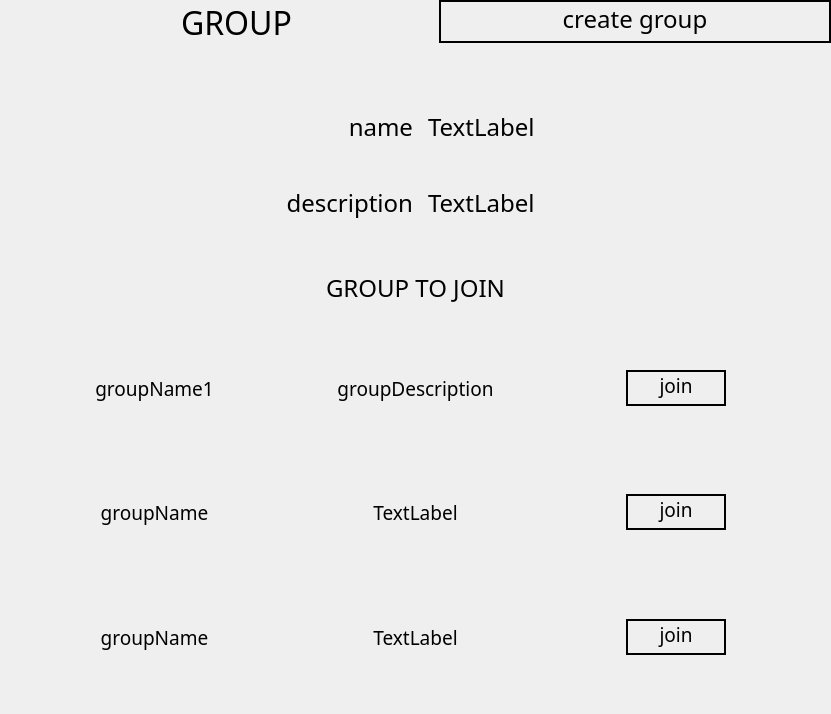
<?xml version="1.0" encoding="UTF-8"?>
<ui version="4.0">
 <class>MainWindow</class>
 <widget class="QWidget" name="MainWindow">
  <property name="geometry">
   <rect>
    <x>0</x>
    <y>0</y>
    <width>831</width>
    <height>714</height>
   </rect>
  </property>
  <property name="windowTitle">
   <string>MainWindow</string>
  </property>
  <layout class="QHBoxLayout" name="horizontalLayout_6">
   <property name="leftMargin">
    <number>0</number>
   </property>
   <property name="topMargin">
    <number>0</number>
   </property>
   <property name="rightMargin">
    <number>0</number>
   </property>
   <property name="bottomMargin">
    <number>0</number>
   </property>
   <item>
    <widget class="QWidget" name="widget" native="true">
     <layout class="QGridLayout" name="gridLayout" rowstretch="1,1,6">
      <property name="leftMargin">
       <number>0</number>
      </property>
      <property name="topMargin">
       <number>0</number>
      </property>
      <property name="rightMargin">
       <number>0</number>
      </property>
      <property name="bottomMargin">
       <number>0</number>
      </property>
      <item row="2" column="0" colspan="2">
       <widget class="QWidget" name="widget_12" native="true">
        <layout class="QVBoxLayout" name="verticalLayout_3">
         <item>
          <widget class="QWidget" name="widget_3" native="true">
           <layout class="QHBoxLayout" name="horizontalLayout_3">
            <item alignment="Qt::AlignHCenter|Qt::AlignTop">
             <widget class="QLabel" name="label_6">
              <property name="font">
               <font>
                <family>Poor Richard</family>
                <pointsize>18</pointsize>
               </font>
              </property>
              <property name="text">
               <string>GROUP TO JOIN</string>
              </property>
             </widget>
            </item>
           </layout>
          </widget>
         </item>
         <item>
          <widget class="QScrollArea" name="scrollArea">
           <property name="mouseTracking">
            <bool>true</bool>
           </property>
           <property name="tabletTracking">
            <bool>true</bool>
           </property>
           <property name="acceptDrops">
            <bool>true</bool>
           </property>
           <property name="frameShape">
            <enum>QFrame::NoFrame</enum>
           </property>
           <property name="widgetResizable">
            <bool>true</bool>
           </property>
           <widget class="QWidget" name="scrollAreaWidgetContents">
            <property name="geometry">
             <rect>
              <x>0</x>
              <y>0</y>
              <width>807</width>
              <height>368</height>
             </rect>
            </property>
            <layout class="QVBoxLayout" name="verticalLayout">
             <item>
              <widget class="QWidget" name="group1" native="true">
               <layout class="QHBoxLayout" name="horizontalLayout_13">
                <item>
                 <widget class="QWidget" name="ingame1" native="true">
                  <layout class="QHBoxLayout" name="horizontalLayout_26">
                   <item>
                    <widget class="QLabel" name="label_7">
                     <property name="font">
                      <font>
                       <family>Poor Richard</family>
                       <pointsize>14</pointsize>
                      </font>
                     </property>
                     <property name="text">
                      <string>groupName1</string>
                     </property>
                     <property name="alignment">
                      <set>Qt::AlignCenter</set>
                     </property>
                    </widget>
                   </item>
                  </layout>
                 </widget>
                </item>
                <item>
                 <widget class="QWidget" name="role1" native="true">
                  <layout class="QHBoxLayout" name="horizontalLayout_25">
                   <item>
                    <widget class="QLabel" name="label_8">
                     <property name="font">
                      <font>
                       <family>Poor Richard</family>
                       <pointsize>14</pointsize>
                      </font>
                     </property>
                     <property name="text">
                      <string>groupDescription</string>
                     </property>
                     <property name="alignment">
                      <set>Qt::AlignCenter</set>
                     </property>
                    </widget>
                   </item>
                  </layout>
                 </widget>
                </item>
                <item>
                 <widget class="QWidget" name="status1" native="true">
                  <layout class="QHBoxLayout" name="horizontalLayout_16">
                   <item>
                    <widget class="QPushButton" name="pushButton_7">
                     <property name="maximumSize">
                      <size>
                       <width>100</width>
                       <height>16777215</height>
                      </size>
                     </property>
                     <property name="font">
                      <font>
                       <family>Poor Richard</family>
                       <pointsize>14</pointsize>
                      </font>
                     </property>
                     <property name="styleSheet">
                      <string notr="true">border-radius : 100; 
border : 2px solid black;
padding-bottom: 5px</string>
                     </property>
                     <property name="text">
                      <string>join</string>
                     </property>
                    </widget>
                   </item>
                  </layout>
                 </widget>
                </item>
               </layout>
              </widget>
             </item>
             <item>
              <widget class="QWidget" name="group2" native="true">
               <layout class="QHBoxLayout" name="horizontalLayout_14">
                <item>
                 <widget class="QWidget" name="ingame2" native="true">
                  <layout class="QHBoxLayout" name="horizontalLayout_23">
                   <item>
                    <widget class="QLabel" name="label_11">
                     <property name="font">
                      <font>
                       <family>Poor Richard</family>
                       <pointsize>14</pointsize>
                      </font>
                     </property>
                     <property name="text">
                      <string>groupName</string>
                     </property>
                     <property name="alignment">
                      <set>Qt::AlignCenter</set>
                     </property>
                    </widget>
                   </item>
                  </layout>
                 </widget>
                </item>
                <item>
                 <widget class="QWidget" name="widget_21" native="true">
                  <layout class="QHBoxLayout" name="horizontalLayout_22">
                   <item>
                    <widget class="QLabel" name="label_12">
                     <property name="font">
                      <font>
                       <family>Poor Richard</family>
                       <pointsize>14</pointsize>
                      </font>
                     </property>
                     <property name="text">
                      <string>TextLabel</string>
                     </property>
                     <property name="alignment">
                      <set>Qt::AlignCenter</set>
                     </property>
                    </widget>
                   </item>
                  </layout>
                 </widget>
                </item>
                <item>
                 <widget class="QWidget" name="widget_22" native="true">
                  <layout class="QHBoxLayout" name="horizontalLayout_21">
                   <item>
                    <widget class="QPushButton" name="pushButton_8">
                     <property name="maximumSize">
                      <size>
                       <width>100</width>
                       <height>16777215</height>
                      </size>
                     </property>
                     <property name="font">
                      <font>
                       <family>Poor Richard</family>
                       <pointsize>14</pointsize>
                      </font>
                     </property>
                     <property name="styleSheet">
                      <string notr="true">border-radius : 100; 
border : 2px solid black;
padding-bottom: 5px</string>
                     </property>
                     <property name="text">
                      <string>join</string>
                     </property>
                    </widget>
                   </item>
                  </layout>
                 </widget>
                </item>
               </layout>
              </widget>
             </item>
             <item>
              <widget class="QWidget" name="group3" native="true">
               <layout class="QHBoxLayout" name="horizontalLayout_15">
                <item>
                 <widget class="QWidget" name="ingame3" native="true">
                  <layout class="QHBoxLayout" name="horizontalLayout_19">
                   <item>
                    <widget class="QLabel" name="label_15">
                     <property name="font">
                      <font>
                       <family>Poor Richard</family>
                       <pointsize>14</pointsize>
                      </font>
                     </property>
                     <property name="text">
                      <string>groupName</string>
                     </property>
                     <property name="alignment">
                      <set>Qt::AlignCenter</set>
                     </property>
                    </widget>
                   </item>
                  </layout>
                 </widget>
                </item>
                <item>
                 <widget class="QWidget" name="widget_25" native="true">
                  <layout class="QHBoxLayout" name="horizontalLayout_18">
                   <item>
                    <widget class="QLabel" name="label_16">
                     <property name="font">
                      <font>
                       <family>Poor Richard</family>
                       <pointsize>14</pointsize>
                      </font>
                     </property>
                     <property name="text">
                      <string>TextLabel</string>
                     </property>
                     <property name="alignment">
                      <set>Qt::AlignCenter</set>
                     </property>
                    </widget>
                   </item>
                  </layout>
                 </widget>
                </item>
                <item>
                 <widget class="QWidget" name="widget_26" native="true">
                  <layout class="QHBoxLayout" name="horizontalLayout_17">
                   <item>
                    <widget class="QPushButton" name="pushButton_9">
                     <property name="maximumSize">
                      <size>
                       <width>100</width>
                       <height>16777215</height>
                      </size>
                     </property>
                     <property name="font">
                      <font>
                       <family>Poor Richard</family>
                       <pointsize>14</pointsize>
                      </font>
                     </property>
                     <property name="styleSheet">
                      <string notr="true">border-radius : 100; 
border : 2px solid black;
padding-bottom: 5px</string>
                     </property>
                     <property name="text">
                      <string>join</string>
                     </property>
                    </widget>
                   </item>
                  </layout>
                 </widget>
                </item>
               </layout>
              </widget>
             </item>
            </layout>
           </widget>
          </widget>
         </item>
        </layout>
       </widget>
      </item>
      <item row="0" column="0" colspan="2">
       <widget class="QWidget" name="widget_2" native="true">
        <layout class="QHBoxLayout" name="horizontalLayout">
         <property name="leftMargin">
          <number>0</number>
         </property>
         <property name="topMargin">
          <number>0</number>
         </property>
         <property name="rightMargin">
          <number>0</number>
         </property>
         <property name="bottomMargin">
          <number>0</number>
         </property>
         <item>
          <spacer name="horizontalSpacer">
           <property name="orientation">
            <enum>Qt::Horizontal</enum>
           </property>
           <property name="sizeType">
            <enum>QSizePolicy::Preferred</enum>
           </property>
           <property name="sizeHint" stdset="0">
            <size>
             <width>40</width>
             <height>20</height>
            </size>
           </property>
          </spacer>
         </item>
         <item>
          <widget class="QLabel" name="label">
           <property name="font">
            <font>
             <family>Poor Richard</family>
             <pointsize>24</pointsize>
            </font>
           </property>
           <property name="text">
            <string>GROUP</string>
           </property>
           <property name="alignment">
            <set>Qt::AlignHCenter|Qt::AlignTop</set>
           </property>
          </widget>
         </item>
         <item>
          <widget class="QWidget" name="widget_28" native="true">
           <layout class="QHBoxLayout" name="horizontalLayout_2">
            <property name="leftMargin">
             <number>0</number>
            </property>
            <property name="topMargin">
             <number>0</number>
            </property>
            <property name="rightMargin">
             <number>0</number>
            </property>
            <property name="bottomMargin">
             <number>0</number>
            </property>
            <item alignment="Qt::AlignTop">
             <widget class="QPushButton" name="pushButton_6">
              <property name="font">
               <font>
                <family>Poor Richard</family>
                <pointsize>18</pointsize>
               </font>
              </property>
              <property name="styleSheet">
               <string notr="true">border-radius : 100; 
border : 2px solid black;
padding-bottom: 5px</string>
              </property>
              <property name="text">
               <string>create group</string>
              </property>
             </widget>
            </item>
           </layout>
          </widget>
         </item>
        </layout>
       </widget>
      </item>
      <item row="1" column="0" colspan="2">
       <widget class="QWidget" name="info" native="true">
        <layout class="QVBoxLayout" name="verticalLayout_6">
         <item>
          <widget class="QWidget" name="widget_10" native="true">
           <layout class="QHBoxLayout" name="horizontalLayout_9">
            <item>
             <widget class="QLabel" name="label_2">
              <property name="font">
               <font>
                <family>Poor Richard</family>
                <pointsize>18</pointsize>
               </font>
              </property>
              <property name="text">
               <string>name</string>
              </property>
              <property name="alignment">
               <set>Qt::AlignRight|Qt::AlignTrailing|Qt::AlignVCenter</set>
              </property>
             </widget>
            </item>
            <item>
             <widget class="QWidget" name="widget_11" native="true">
              <property name="font">
               <font>
                <pointsize>18</pointsize>
               </font>
              </property>
              <layout class="QHBoxLayout" name="horizontalLayout_10">
               <item>
                <widget class="QLabel" name="label_3">
                 <property name="font">
                  <font>
                   <family>Poor Richard</family>
                   <pointsize>18</pointsize>
                  </font>
                 </property>
                 <property name="text">
                  <string>TextLabel</string>
                 </property>
                </widget>
               </item>
              </layout>
             </widget>
            </item>
           </layout>
          </widget>
         </item>
         <item>
          <widget class="QWidget" name="widget_14" native="true">
           <layout class="QHBoxLayout" name="horizontalLayout_11">
            <item>
             <widget class="QLabel" name="label_5">
              <property name="font">
               <font>
                <family>Poor Richard</family>
                <pointsize>18</pointsize>
               </font>
              </property>
              <property name="text">
               <string>description</string>
              </property>
              <property name="alignment">
               <set>Qt::AlignRight|Qt::AlignTrailing|Qt::AlignVCenter</set>
              </property>
             </widget>
            </item>
            <item>
             <widget class="QWidget" name="widget_13" native="true">
              <layout class="QHBoxLayout" name="horizontalLayout_12">
               <item>
                <widget class="QLabel" name="label_4">
                 <property name="font">
                  <font>
                   <family>Poor Richard</family>
                   <pointsize>18</pointsize>
                  </font>
                 </property>
                 <property name="text">
                  <string>TextLabel</string>
                 </property>
                </widget>
               </item>
              </layout>
             </widget>
            </item>
           </layout>
          </widget>
         </item>
        </layout>
       </widget>
      </item>
     </layout>
    </widget>
   </item>
  </layout>
 </widget>
 <resources/>
 <connections/>
</ui>
